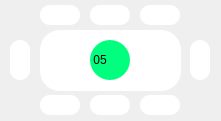
     <widget class="QWidget" name="widget_22" native="true">
      <property name="geometry">
       <rect>
        <x>100</x>
        <y>310</y>
        <width>221</width>
        <height>121</height>
       </rect>
      </property>
      <property name="styleSheet">
       <string notr="true">QPushButton{
	background-color: rgb(255, 255, 255);
	border-radius:20px;
}

QPushButton:focus{
	background-color: rgb(0, 170, 255);
}</string>
      </property>
      <widget class="QLabel" name="chair52">
       <property name="geometry">
        <rect>
         <x>10</x>
         <y>40</y>
         <width>20</width>
         <height>40</height>
        </rect>
       </property>
       <property name="styleSheet">
        <string notr="true">border-radius:10px;
background-color: rgb(255, 255, 255);</string>
       </property>
       <property name="text">
        <string/>
       </property>
      </widget>
      <widget class="QLabel" name="chair51">
       <property name="geometry">
        <rect>
         <x>40</x>
         <y>5</y>
         <width>40</width>
         <height>20</height>
        </rect>
       </property>
       <property name="styleSheet">
        <string notr="true">border-radius:10px;
background-color: rgb(255, 255, 255);</string>
       </property>
       <property name="text">
        <string/>
       </property>
      </widget>
      <widget class="QPushButton" name="table5_bt">
       <property name="geometry">
        <rect>
         <x>40</x>
         <y>30</y>
         <width>141</width>
         <height>61</height>
        </rect>
       </property>
       <property name="text">
        <string/>
       </property>
      </widget>
      <widget class="QLabel" name="chair55">
       <property name="geometry">
        <rect>
         <x>190</x>
         <y>40</y>
         <width>20</width>
         <height>40</height>
        </rect>
       </property>
       <property name="styleSheet">
        <string notr="true">border-radius:10px;
background-color: rgb(255, 255, 255);</string>
       </property>
       <property name="text">
        <string/>
       </property>
      </widget>
      <widget class="QLabel" name="chair53">
       <property name="geometry">
        <rect>
         <x>40</x>
         <y>95</y>
         <width>40</width>
         <height>20</height>
        </rect>
       </property>
       <property name="styleSheet">
        <string notr="true">border-radius:10px;
background-color: rgb(255, 255, 255);</string>
       </property>
       <property name="text">
        <string/>
       </property>
      </widget>
      <widget class="QLabel" name="chair56">
       <property name="geometry">
        <rect>
         <x>90</x>
         <y>5</y>
         <width>40</width>
         <height>20</height>
        </rect>
       </property>
       <property name="styleSheet">
        <string notr="true">border-radius:10px;
background-color: rgb(255, 255, 255);</string>
       </property>
       <property name="text">
        <string/>
       </property>
      </widget>
      <widget class="QLabel" name="chair54">
       <property name="geometry">
        <rect>
         <x>90</x>
         <y>95</y>
         <width>40</width>
         <height>20</height>
        </rect>
       </property>
       <property name="styleSheet">
        <string notr="true">border-radius:10px;
background-color: rgb(255, 255, 255);</string>
       </property>
       <property name="text">
        <string/>
       </property>
      </widget>
      <widget class="QLabel" name="label_70">
       <property name="geometry">
        <rect>
         <x>90</x>
         <y>40</y>
         <width>40</width>
         <height>40</height>
        </rect>
       </property>
       <property name="styleSheet">
        <string notr="true">border-radius:20px;
background-color: rgb(0, 255, 127);
border-color:1px rgb(230, 230, 230);
font:20px &quot;楷体&quot;;
</string>
       </property>
       <property name="text">
        <string> 05</string>
       </property>
      </widget>
      <widget class="QLabel" name="chair57">
       <property name="geometry">
        <rect>
         <x>140</x>
         <y>5</y>
         <width>40</width>
         <height>20</height>
        </rect>
       </property>
       <property name="styleSheet">
        <string notr="true">border-radius:10px;
background-color: rgb(255, 255, 255);</string>
       </property>
       <property name="text">
        <string/>
       </property>
      </widget>
      <widget class="QLabel" name="chair58">
       <property name="geometry">
        <rect>
         <x>140</x>
         <y>95</y>
         <width>40</width>
         <height>20</height>
        </rect>
       </property>
       <property name="styleSheet">
        <string notr="true">border-radius:10px;
background-color: rgb(255, 255, 255);</string>
       </property>
       <property name="text">
        <string/>
       </property>
      </widget>
     </widget>
